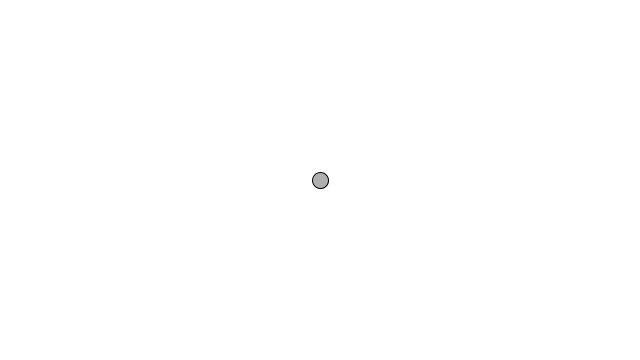
Frame 1 (no input)
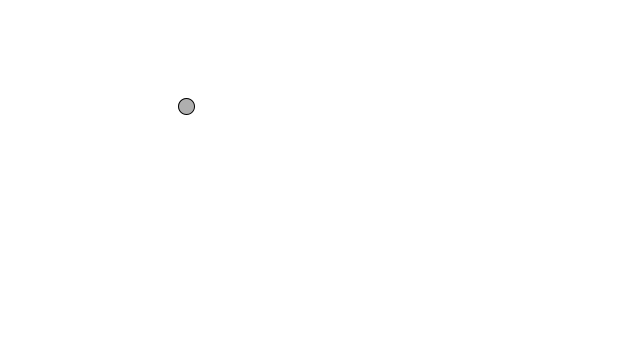
Frame 60 (the mouse pressed at the canvas centre just before this capture)
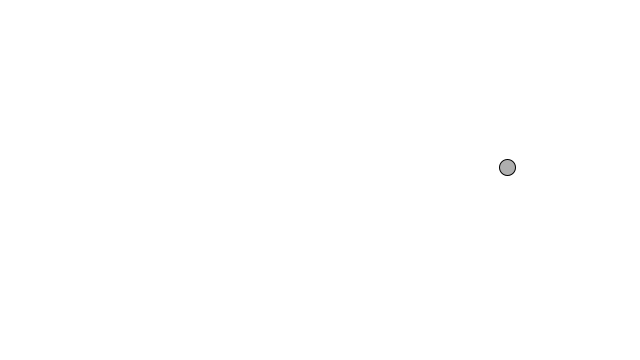
Frame 120 (the mouse held since frame 60 and released just before this capture)

The Processing sketch that drew these frames (run headless with seeded random() and noise(); from frame 60 on, the mouse is pressed at the canvas centre):

// Processing sketch: sketch__1_8_Motion101_acc_rand
// ── sketch__1_8_Motion101_acc_rand.pde
Mover mover;

void setup(){
  size(640, 360);
  mover = new Mover();
}

void draw(){
  background(255);
  
  mover.update();
  mover.checkEdges();
  mover.display();
}

class Mover{
  PVector location;
  PVector velocity;
  PVector acceleration;
  float topspeed;
  
  Mover(){
    location = new PVector(width/2, height/2);
    velocity = new PVector(0, 0);
    acceleration = new PVector(-0.001, 0.01);
    topspeed = 10;
  }
  
  void update() {
    acceleration = PVector.random2D();
    acceleration.mult(random(2));
    velocity.add(acceleration);
    velocity.limit(topspeed);
    location.add(velocity);
  }
  
  void display(){
    stroke(0);
    fill(175);
    ellipse(location.x, location.y, 16, 16);
  }
  
  void checkEdges() {
    if(location.x > width) {
      location.x=0;
    } else if(location.x < 0) {
      location.x=width;
    } 
    
    if(location.y > height) {
      location.y=0;
    } else if(location.y < 0) {
      location.y = height;
    }
  }
}
